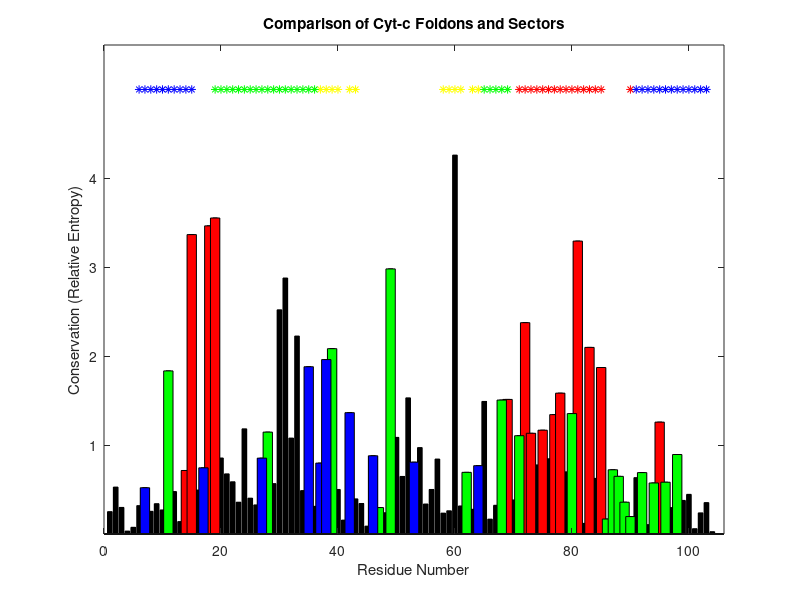

The MATLAB script that drew this image:
%%%2009-08-27 secplot.m: plot sectors and foldons along primary sequence;
%%%Protein sectors identified from aln.m(2009 Cell paper); Protein foldons
%%%identified experimentally from literature.

N_pos=105;  %protein length

%%%%%%%%%%%%%%%%%%%%%%%%%%%%%%%%%%%%%%%%%%%%%%%%%%%%%%%%%%
%%plot sectors with conservation measure(relative entropy):

D_bin=[0.25166	0.52756	0.29894	0.032719	0.0753	0.31924	0.52056	0.2551	0.34128	0.27069	1.8344	0.47766	0.13989	0.71436	3.3676	0.4944	0.74444	3.4658	3.5542	0.8546	0.67638	0.58744	0.35765	1.1829	0.40296	0.32719	0.8532	1.146	0.56694	2.5216	2.879	1.0788	2.2263	0.48847	1.8814	0.31116	0.79741	1.962	2.0845	0.50085	0.15612	1.3647	0.39509	0.34324	0.088369	0.88	0.29758	0.23936	2.9816	1.0867	0.64745	1.5313	0.80785	0.97209	0.33715	0.50085	0.84287	0.23467	0.26128	4.2616	0.31541	0.69353	0.27794	0.76841	1.491	0.16715	0.3229	1.5065	1.5137	0.383	1.1055	2.3771	1.1329	0.77712	1.1676	0.84651	1.3427	1.5842	0.69934	1.3545	3.2945	0.11974	2.0989	0.62569	1.8726	0.16844	0.72243	0.64854	0.35768	0.19607	0.63409	0.69068	0.10548	0.57393	1.2583	0.58247	0.297	0.89414	0.37786	0.44589	0.059864	0.23764	0.35351	0.026203	0.0045104
];  %Relative entropies in the binary approximation

%%identified sectors:
sec_red=[14	15	18	19	69	72	73	75	77	78	81	83	85	95];
sec_green=[11	28	39	47	49	62	68	71	80	86	87	88	89	90	92	94	96	98];
sec_blue=[7	17	27	35	37	38	42	46	53	64];

bar(1:N_pos,D_bin,'k');
hold on

sizer=size(sec_red);
for i=1:sizer(2)
    bar(sec_red(i),D_bin(sec_red(i)),'r');
    hold on
end

sizer=size(sec_green);
for i=1:sizer(2)
    bar(sec_green(i),D_bin(sec_green(i)),'g');
    hold on
end

sizer=size(sec_blue);
for i=1:sizer(2)
    bar(sec_blue(i),D_bin(sec_blue(i)),'b');
    hold on
end

%%%%%%%%%%%%%%%%%%%%%%%%%%%%%%%
%%plot foldons:

%%Cytochrome-c foldons:
foldon_red=[71:85 90];
foldon_yellow=[37:40 42:43 58:61 63:64];
foldon_green=[65:69 19:36];
foldon_blue=[6:15 91:103];

sizer=size(foldon_red);
for i=1:sizer(2)
    plot(foldon_red(i),5,'*r');
    hold on
end

sizer=size(foldon_yellow);
for i=1:sizer(2)
    plot(foldon_yellow(i),5,'*y');
    hold on
end

sizer=size(foldon_green);
for i=1:sizer(2)
    plot(foldon_green(i),5,'*g');
    hold on
end

sizer=size(foldon_blue);
for i=1:sizer(2)
    plot(foldon_blue(i),5,'*b');
    hold on
end

axis([0 N_pos+1 0 5.5]);
xlabel('Residue Number');
ylabel('Conservation (Relative Entropy)');
set(gca,'YTick',[1 2 3 4])
title('Comparison of Cyt-c Foldons and Sectors')
